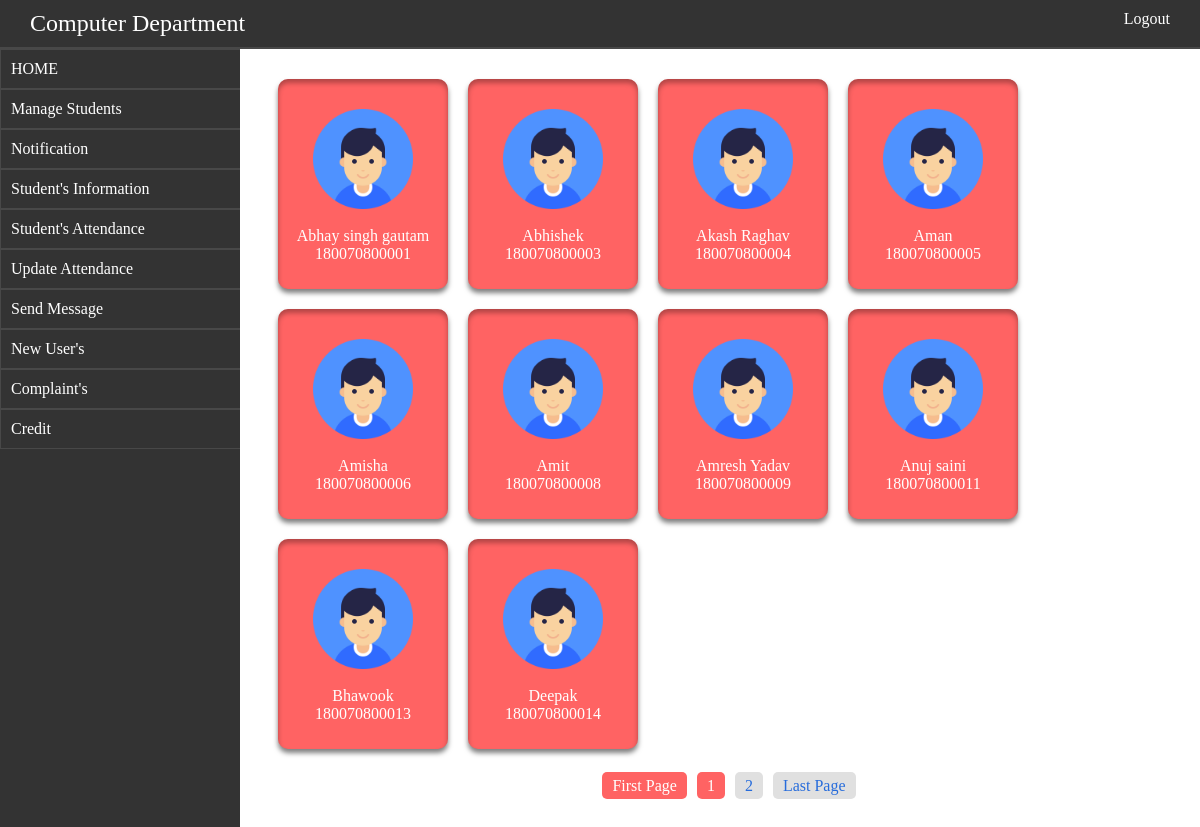
The page /ADMIN/sendmessage.php on the database its author committed.
### tables this page shows
CREATE TABLE `students` (
  `id` int(11) NOT NULL,
  `S_No` text NOT NULL,
  `Roll_No` text NOT NULL,
  `Student_name` text NOT NULL,
  `profileimg` text NOT NULL,
  `Address` text NOT NULL,
  `fatherno` text NOT NULL,
  `phoneno` text NOT NULL,
  `fname` text NOT NULL,
  `mname` text NOT NULL
);

### ADMIN/sendmessage.php (the view, shortened to what this page needs)
<?php  include("../database/db.php"); ?><html>
<head>
</head>
<body>
   <?php include("layout/headerorsidebar.php"); ?>
   <?php
    if(isset($_GET['sno'])){
        $sno = $_GET['sno'];
        $studentsel = "select * from students where S_No='".$_GET['sno']."'";
        $studentquery = mysqli_query($con,$studentsel);
        $fetchstudent = mysqli_fetch_array($studentquery);
        $name = $fetchstudent['Student_name'];
        $rollno = $fetchstudent['Roll_No'];
        $selmsg = "select *  from msg where receiver_id='$sno' OR sender_id='$sno' ORDER BY 1 DESC LIMIT 12 ";
        $querymsg = mysqli_query($con,$selmsg);
    ?>
    <div id="rightbar">
        <div id="msgbox">
            <h2><?php echo "<span style='opacity:0.6;'>Send message to : </span>".$name; ?></h2><br/>
            <div id="allmsg">
               <?php
        while($fetchmsg=mysqli_fetch_array($querymsg)){
            $msg = $fetchmsg['msg'];
            $receiver_id = $fetchmsg['receiver_id'];
            $sender_id = $fetchmsg['sender_id'];
            $date = $fetchmsg['created'];
            $seen = $fetchmsg['seen'];
            if($sender_id=="$sno"){
                echo "<div id='rcv'>$msg</div><br/><br/>";
            }else{
                echo "<div id='send'>$msg</div><br/><br/>";
            }
        }
        if(isset($_POST['send'])){
            $msgtosend = $_POST['msg'];
            $date = date("Y-m-d H:i:s");
            $sendmsg= "insert into msg (receiver_id,sender_id,msg,seen,created) values ('$sno','admin','$msgtosend','unseen','$date')";
            $sendmsgquery = mysqli_query($con,$sendmsg);
        }
                ?>
            </div><br/>
           <form method="post">
               <table style="border:none;"><tr style="border:none;"><td style="border:none;"><textarea name="msg" placeholder="Enter message here...." required></textarea></td>
            <td style="border:none;"><input type="submit" name="send" value="Send"/></td>
                   </tr></table></form>
        </div>
 </div>
    <?php
    }
    else{function show(){global $con;
    ?>
     <div id="rightbar">
        <?php
        if(isset($_GET['page'])){
            $page = $_GET['page'];
        }else{$page = 1;}
        $per_page = 10;
        $start_from = ($page-1) * $per_page;
         $sel = "select * from students LIMIT $start_from,$per_page";
         $query = mysqli_query($con,$sel);
        while($fetch = mysqli_fetch_array($query)){
            $sno = $fetch['S_No'];
            $rollno = $fetch['Roll_No'];
            $name = $fetch['Student_name'];
            echo "<li><a href='sendmessage.php?sno=$sno'>
        <div id='user'><center>
            <img src='../image/user.png' style='width:100px;'/><br/><br/>
            <span id='name'>$name</span><br/>
            <span id='rollno'>$rollno</span><br/>
            </center>
            </div></a></li>";
        }
        ?><br/><br/>
        <?php
          $page_sel = "select * from students";
           $page_query = mysqli_query($con,$page_sel);
        $rows = mysqli_num_rows($page_query);
        $total_page = ceil($rows/$per_page);
        echo "<center id='navi'><a id='navigation' href='sendmessage.php?page=1'>First Page</a>";
        for($i=1;$i<=$total_page;$i++){
            echo "<a id='navigation' href='sendmessage.php?page=$i'>$i</a>";
        }
        echo "<a id='navigation' href='sendmessage.php?page=$total_page'>Last Page</a></center>";
        ?>
    </div> <style>a{color:#276cdb;background: #e0e0e0;}</style>
 </div>
    <?php
    } show();
    }
    ?>
</body>
</html>

### ADMIN/layout/headerorsidebar.php (shortened to what this page needs)
<div id="header"><ul>
       <li><a href="index.php" style="font-size:3vh;">Computer Department</a></li>
       <li style="float:right;"><a href="./include/logout.php">Logout</a></li></ul>
    </div>
    <div id="content">
        <div id="leftbar">
             <a href="index.php"><li>HOME</li></a>
            <details>
                <summary style="color:white;cursor:pointer;">Manage Students </summary>
                </details>
              <details>
                <summary style="color:white;cursor:pointer;">Notification </summary>
                </details>
            <a href="studentinfo.php"><li>Student's Information</li></a>
            <a href="studentattendance.php"><li>Student's Attendance</li></a>
            <a href="updateattendance.php"><li>Update Attendance</li></a>
            <a href="sendmessage.php"><li>Send Message</li></a>
            <a href="newuser.php"><li>New User's</li></a>
            <a href="complaint.php"><li>Complaint's</li></a>
            <a href="about.php"><li>Credit</li></a>
        </div>

### database/db.php (style rules this page uses)
* { font-family: raleway !important;font-weight: bold; }

### ADMIN/sendmessage.php (style rules this page uses)
#user { height: 150px;width:150px;background: #ff6363;border-radius: 10px; padding: 30px 10px;color:white; box-shadow:inset 0px 4px 5px rgba(0,0,0,0.3), 0px 4px 5px rgba(0,0,0,0.5); }
#rightbar li { display: inline-block;padding: 10px; }
a { text-decoration: none; }
#navigation { padding: 5px 10px; }
#navi a { margin-left: 10px;border-radius: 5px; }
a { color:#276cdb;background: #e0e0e0; }

### ADMIN/layout/headerorsidebar.php (style rules this page uses)
* { transition: 0.2s; margin:0;padding:0;font-family:lato ;font-weight: normal; }
#header { background: #333333;color:white;padding: 10px 0px;border-bottom: 2px solid rgba(255,255,255,0.1); }
#header li { display: inline; }
#header a { outline: none; padding: 10px 30px; text-decoration: none;color:white;background: #333333; }
#content { width:100%;height:100%; }
#leftbar { float: left; height: 100%;width:20%;background: #333333; }
#leftbar li,summary { display:list-item;list-style: none;width:100%;padding: 10px;color:white;border: 1px solid rgba(255,255,255,0.1); }
#leftbar a { color: rgba(255,255,255,0.8);text-decoration: none; }
#rightbar { overflow: auto;text-align: left; float: right; padding: 20px 20px;height: 90%;width:76%; }
#leftbar details { transition: height 0.4s ease;overflow: hidden; }
#leftbar details:not([open]) { height: 2.5em; }

### rows shown on the page
students: Student_name "Abhay singh gautam", Roll_No "180070800001"
students: Student_name "Abhishek", Roll_No "180070800003"
students: Student_name "Akash Raghav", Roll_No "180070800004"
students: Student_name "Aman", Roll_No "180070800005"
students: Student_name "Amisha", Roll_No "180070800006"
students: Student_name "Amit", Roll_No "180070800008"
students: Student_name "Amresh Yadav", Roll_No "180070800009"
students: Student_name "Anuj saini", Roll_No "180070800011"
students: Student_name "Bhawook", Roll_No "180070800013"
students: Student_name "Deepak", Roll_No "180070800014"
